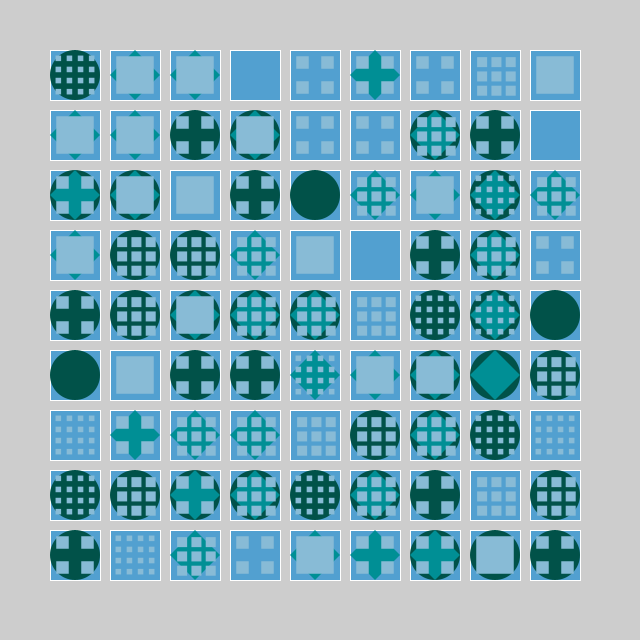
Frame 1 (no input)
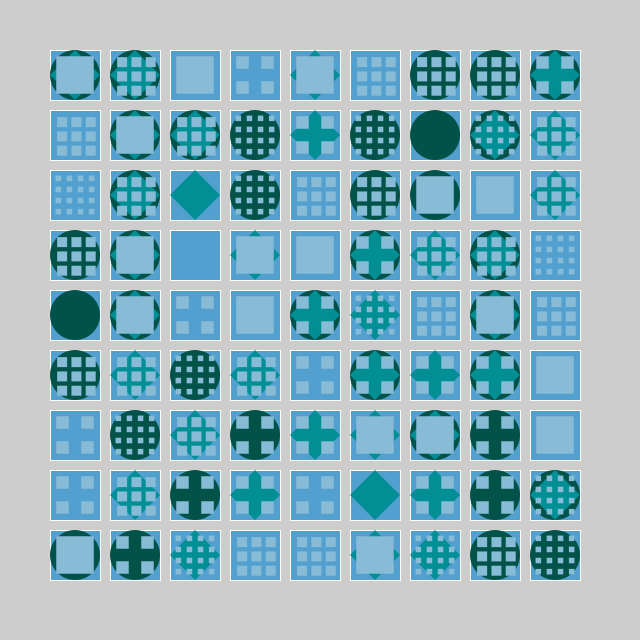
Frame 2 (the mouse pressed at the canvas centre, redrawn once)

The Processing sketch that drew these frames (run headless with seeded random() and noise(); the mouse was pressed at the canvas centre and the sketch redrawn once):

// Processing sketch: build
// ── build.pde
int s = 50;

void setup() {
	size(640, 640);
}

void draw() {
	noLoop();
	background(#cdcdcd);
	noStroke();
	for (int y = s; y < height - s - s/5; y += s+s/5) {
		for (int x = s; x < width - s - s/5; x += s+s/5) {
			fill(#52a0d0);
			stroke(255);
			rect(x, y, s, s);
			random_circles(x, y , s);
			random_rectangles(x, y, s);
			random_sq_grid(x, y , s);
			}
		}
}

void random_rectangles(float x, float y, float h) {
	noStroke();
	fill(#008f95);
	int random_num = round(random(1));
	if (random_num == 1) {
		beginShape();
		vertex(x, y + h/2);
		vertex(x + h/2, y + h);
		vertex(x + h, y + h/2);
		vertex(x + h/2, y);
		endShape();
	};
}

void random_circles(float x, float y, float h) {
	noStroke();
	fill(#015249);
	int random_num = round(random(1));
	if (random_num == 1) {
		ellipse(x+h/2, y+h/2, h, h);
	}
}

void random_sq_grid(float x, float y, float h) {
	noStroke();
	fill(#88bbd6);
	int random_num = round(random(4));
	if (random_num == 1) {
		rect(x + h/8, y+ h/8, 3*h/4, 3*h/4);
	} else if (random_num == 2) {
		// row 1
		rect(x + h/8, y + h/8, h/4, h/4);
		rect(x + 5*h/8, y + h/8, h/4, h/4);
		// row 2
		rect(x + h/8, y + 5*h/8, h/4, h/4);
		rect(x + 5*h/8, y + 5*h/8, h/4, h/4);
	} else if (random_num == 3) {
		// row 1
		rect(x + h/7, y + h/7, h/5, h/5);
		rect(x + 3*h/7, y + h/7, h/5, h/5);
		rect(x + 5*h/7, y + h/7, h/5, h/5);
		// row 2
		rect(x + h/7, y + 3*h/7, h/5, h/5);
		rect(x + 3*h/7, y + 3*h/7, h/5, h/5);
		rect(x + 5*h/7, y + 3*h/7, h/5, h/5);
		// row 3
		rect(x + h/7, y + 5*h/7, h/5, h/5);
		rect(x + 3*h/7, y + 5*h/7, h/5, h/5);
		rect(x + 5*h/7, y + 5*h/7, h/5, h/5);
	} else if (random_num == 4) {
		// row 1
		rect(x + h/9, y + h/9, h/9, h/9);
		rect(x + 3*h/9, y + h/9, h/9, h/9);
		rect(x + 5*h/9, y + h/9, h/9, h/9);
		rect(x + 7*h/9, y + h/9, h/9, h/9);
		// row 2
		rect(x + h/9, y + 3*h/9, h/9, h/9);
		rect(x + 3*h/9, y + 3*h/9, h/9, h/9);
		rect(x + 5*h/9, y + 3*h/9, h/9, h/9);
		rect(x + 7*h/9, y + 3*h/9, h/9, h/9);
		// row 3
		rect(x + h/9, y + 5*h/9, h/9, h/9);
		rect(x + 3*h/9, y + 5*h/9, h/9, h/9);
		rect(x + 5*h/9, y + 5*h/9, h/9, h/9);
		rect(x + 7*h/9, y + 5*h/9, h/9, h/9);
		// row 4
		rect(x + h/9, y + 7*h/9, h/9, h/9);
		rect(x + 3*h/9, y + 7*h/9, h/9, h/9);
		rect(x + 5*h/9, y + 7*h/9, h/9, h/9);
		rect(x + 7*h/9, y + 7*h/9, h/9, h/9);

	}
}
